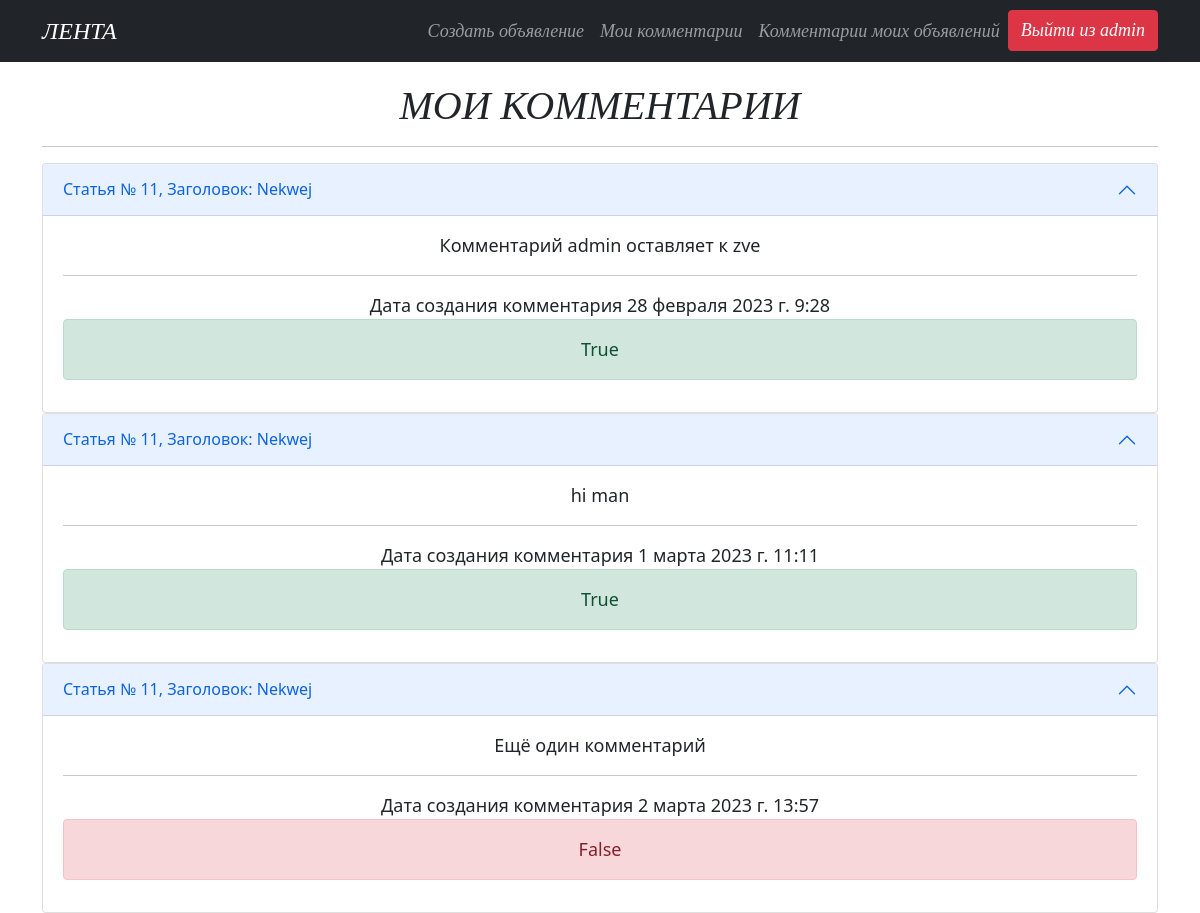
Page /article/comments_page/ (signed in) on the earlier database version.
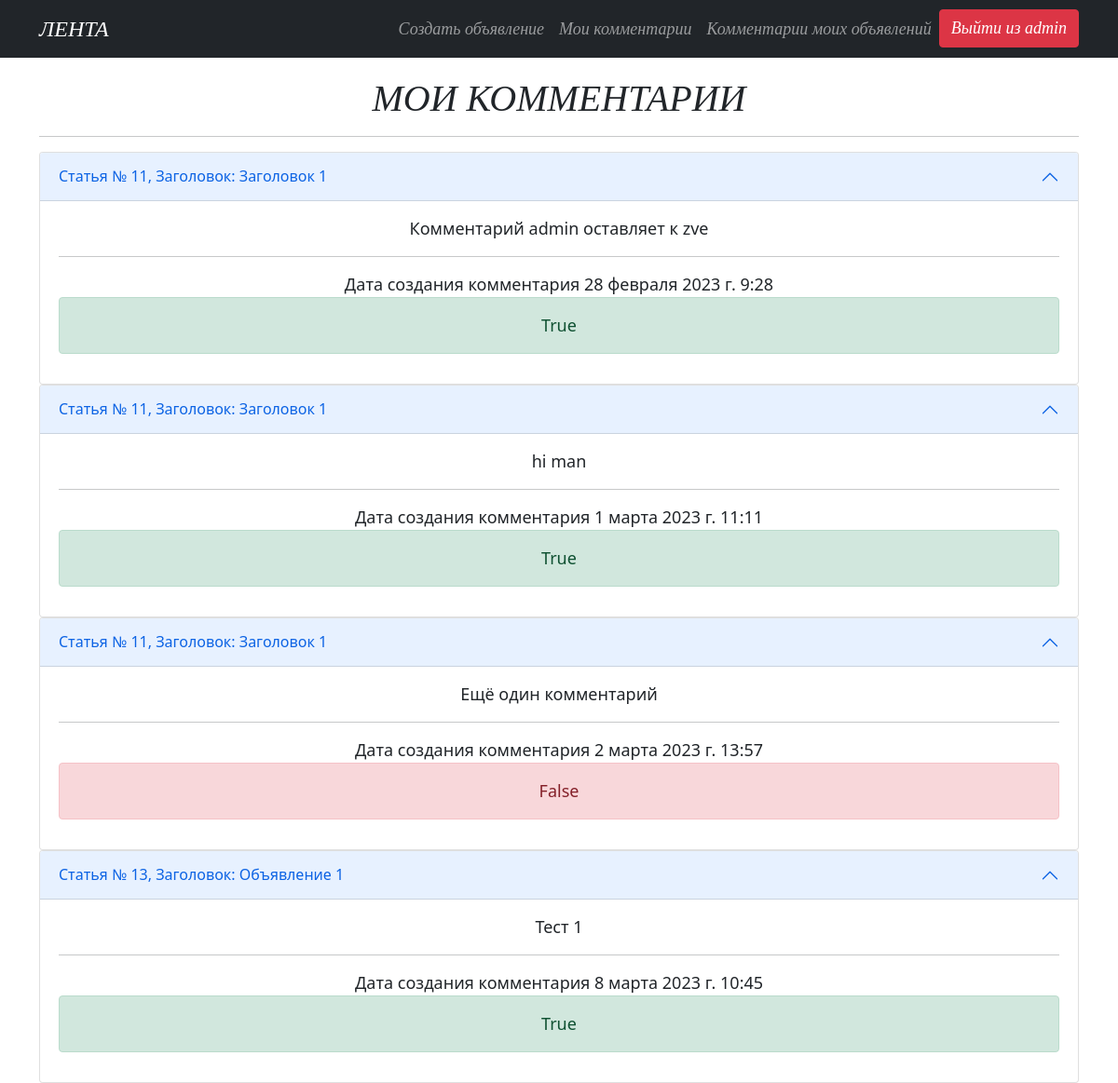
Same page on the later database version.
### service/models.py (models this page shows, shortened)
class Comments(models.Model):
    article = models.ForeignKey(Article, on_delete=models.CASCADE, verbose_name='Статья', related_name='comments')
    author = models.ForeignKey(User, on_delete=models.CASCADE, verbose_name='Автор комментария')
    time_in = models.DateTimeField(auto_now_add=True)
    text = models.CharField(max_length=64, verbose_name='Текст комментария')
    status = models.BooleanField(verbose_name='Статус', default=False)
    class Meta:
        verbose_name='комментарий'
        verbose_name_plural = 'комментарии'

class Article(models.Model):
    TYPE = (
        ('tank', 'Танки'),
        ('heal', 'Хилы'),
        ('dd', 'ДД'),
        ('tank', 'Танки'),
        ('buyers', 'Торговцы'),
        ('gildemaster', 'Гилдмастеры'),
        ('quest', 'Квестгилверы'),
        ('smith', 'Кузнецы'),
        ('tanner', 'Кожевники'),
        ('potion', 'Зельевары'),
        ('spellmaster', 'Мастер заклинаний'),
    )
    author = models.ForeignKey(User, on_delete=models.CASCADE, verbose_name='автор')
    author_id = author.primary_key
    title = models.CharField(max_length=64, verbose_name='заголовок')
    text = RichTextField()
    category = models.CharField(max_length=11, choices=TYPE, default='tank', verbose_name='категория')
    time_in = models.DateTimeField(auto_now_add=True)
    def __str__(self):
        return f'Статья № {self.pk}, Заголовок: {self.title}'
    class Meta:
        verbose_name = 'статью'
        verbose_name_plural = 'Статьи'

### service/views.py (the view)
# urls.py: path('comments_page/', CommentsList.as_view(), name='comments'),
class CommentsList(LoginRequiredMixin, ListView):
    raise_exception = True
    model = Comments
    template_name = 'comments_page.html'
    context_object_name = 'comments'
    def get_queryset(self):
        queryset = Comments.objects.filter(author=self.request.user).all()
        return queryset

### templates/comments_page.html (shortened to what this page needs)
{% extends 'flatpages/default.html' %}
{% block content %}
<h1 style="text-align: center;margin-top: 20px;font-family: Candara;"><em>МОИ КОММЕНТАРИИ</em></h1>
<hr>
{%if comments%}
{%for i in comments%}
<div class="accordion" id="accordionPanelsStayOpenExample">
  <div class="accordion-item">
    <h2 class="accordion-header" id="headingOne">
      <button class="accordion-button" type="button" data-bs-toggle="collapse" data-bs-target="#collapseOne" aria-expanded="false" aria-controls="collapseOne">
        {{i.article}}
      </button>
    </h2>
    <div id="collapseOne" class="accordion-collapse collapse show" aria-labelledby="headingOne" data-bs-parent="#accordionExample">
      <div class="accordion-body">
        {{i.text}}<hr>
          Дата создания комментария {{i.time_in}}
        {%if i.status == False%}
        <div class="alert alert-danger" role="alert">
          {{i.status}}
      </div>
        {%else%}
        <div class="alert alert-success" role="alert">
          {{i.status}}
      </div>
        {%endif%}
      </div>
    </div>
  </div>
</div>
{%endfor%}
{%else%}
<h2>Комментарии отсутствуют</h2>
{%endif%}
{% endblock content %}

Differences in the rows shown:
changed through a linked row, Comments "Комментарий admin оставляет к zve": article "Статья № 11, Заголовок: Nekwej" → "Статья № 11, Заголовок: Заголовок 1"
changed through a linked row, Comments "hi man": article "Статья № 11, Заголовок: Nekwej" → "Статья № 11, Заголовок: Заголовок 1"
changed through a linked row, Comments "Ещё один комментарий": article "Статья № 11, Заголовок: Nekwej" → "Статья № 11, Заголовок: Заголовок 1"
added Comments: article "Статья № 13, Заголовок: Объявление 1", text "Тест 1", time_in "8 марта 2023 г. 10:45", status "True"
